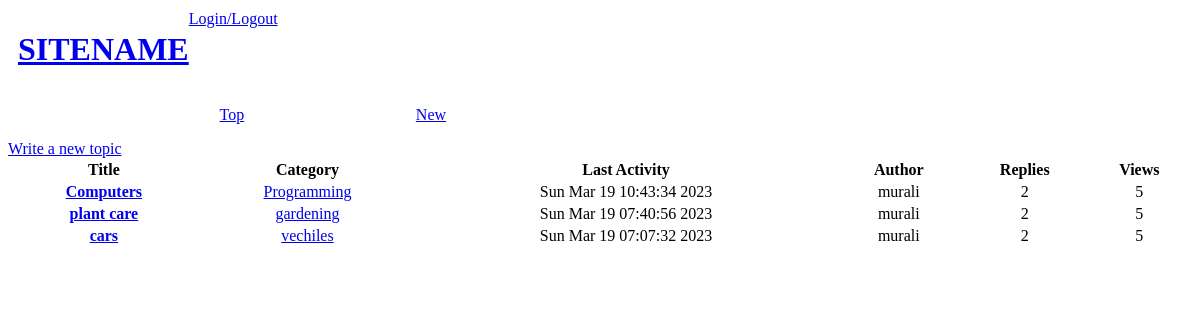
The page / on the database its author committed.
### helper.py (models this page shows, shortened)
    class Topic(db.Model):
        id = db.Column(db.Integer, primary_key=True)
        title = db.Column(db.Text)
        content = db.Column(db.Text)
        date = db.Column(db.Text)
        lastActivity = db.Column(db.Text)
        author = db.Column(db.Text)
        category = db.Column(db.Text)
        private = db.Column(db.Boolean)
        likes = db.Column(db.Text)
        replies = db.Column(db.Text)
        likesNum = db.Column(db.Integer)
        repliesNum = db.Column(db.Integer)
        views = db.Column(db.Integer)

### app.py (the view)
@app.route("/")  # Render the homepage
def renderHome():
    return render_template(
        "index.html", topics=Topic.query.order_by(Topic.lastActivity.desc())
    )  # List all the topics in the reversed order

### templates/index.html
{% extends "base.html" %}
{% block content %}
<ul>
	<li><a href="/top">Top</a></li>
	<li><a href="/new">New</a></li>
</ul>
<a href="/post">Write a new topic</a>
<table style="width:100%">
	<tr>
		<th>Title</th>
		<th>Category</th>
		<th>Last Activity</th>
		<th>Author</th>
		<th>Replies</th>
		<th>Views</th>
	</tr>
	{% for topic in topics %}
	<tr>
		<td><a href="/topic/{{ topic.id }}"><b>{{ topic.title }}</b></a></td>
		<td><a href="/cat/{{ topic.category }}">{{ topic.category }}</a></td>
		<td>{{ topic.lastActivity }}</td>
		<td>{{ topic.author }}</td>
		<td>{{ topic.repliesNum }}</td>
		<td>{{ topic.views }}</td>
	</tr>
	{% endfor %}
</table>
{% endblock %}

### templates/base.html (shortened to what this page needs)
<div id="toprow">
	<a href="/"><h1>SITENAME</h1></a>
	<a href="/login">Login/Logout</a>
</div>
{% block content %}
{% endblock %}

### templates/base.html (style rules this page uses)
ul { display: flex; list-style-type: None; }
ul li { margin-left: 15% }
td { text-align: center; }
#toprow { display: flex; margin: 10px }

### rows shown on the page
Topic: title "Computers", category "Programming", lastActivity "Sun Mar 19 10:43:34 2023", author "murali", repliesNum "2", views "5"
Topic: title "plant care", category "gardening", lastActivity "Sun Mar 19 07:40:56 2023", author "murali", repliesNum "2", views "5"
Topic: title "cars", category "vechiles", lastActivity "Sun Mar 19 07:07:32 2023", author "murali", repliesNum "2", views "5"
